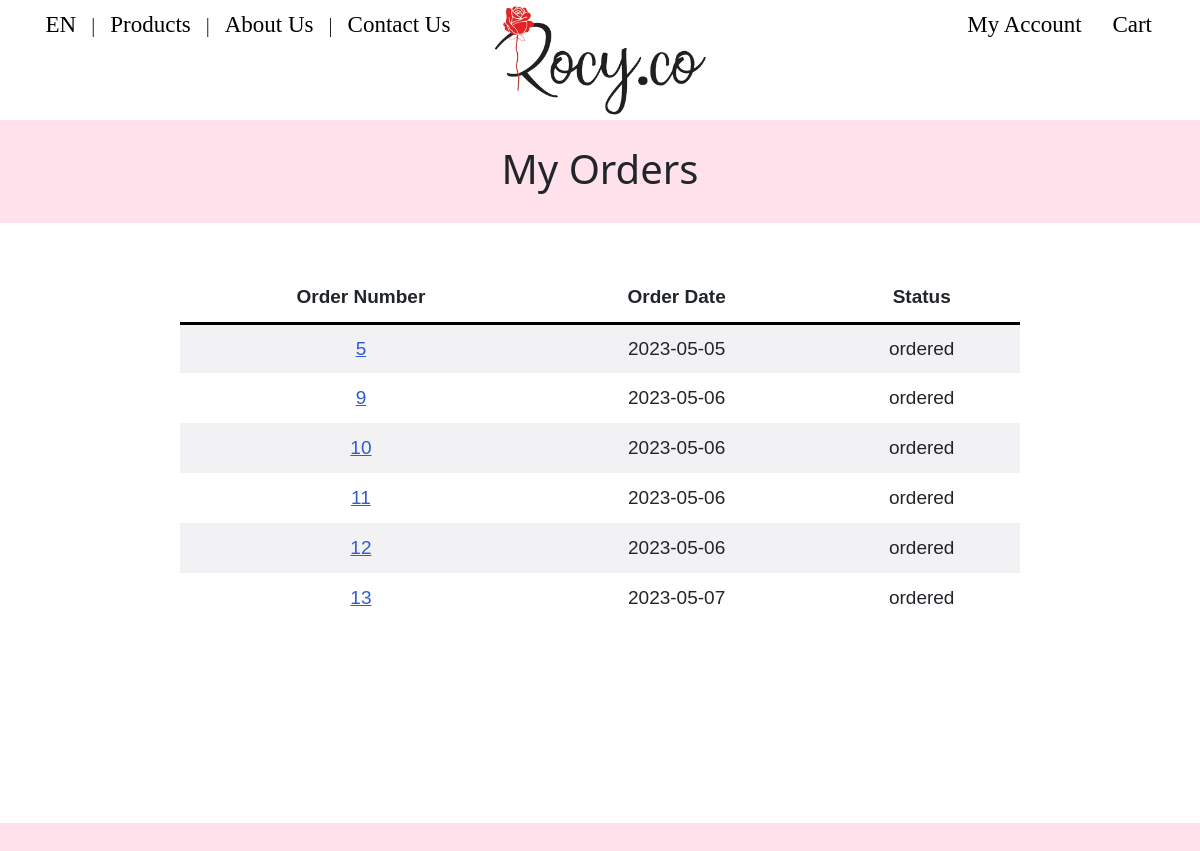
/MyAccount/myOrders (signed in), run on an earlier commit of the app's database.
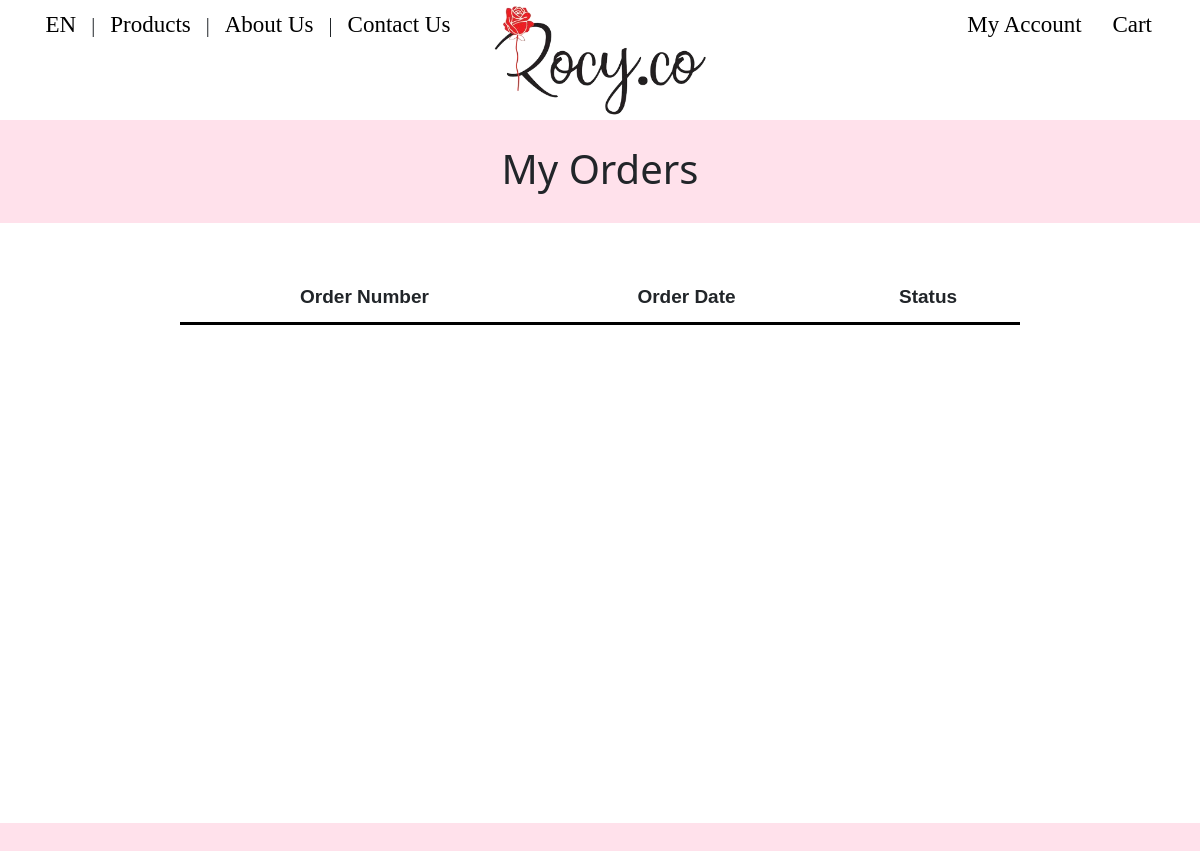
And on a later commit of the database.
### tables this page shows
CREATE TABLE `order` (
  `order_id` int(5) NOT NULL,
  `user_id` int(4) NOT NULL,
  `order_date` date NOT NULL DEFAULT current_timestamp(),
  `status` enum('cart','ordered','finished') DEFAULT NULL,
  `total_price` float NOT NULL,
  `isDelivery` tinyint(1) NOT NULL
);

### app/core/Controller.php (called while the page is built, shortened)
<?php
class Controller{
	function view($name, $data = []){
		include('app/views/' . $name . '.php');
	}
}

### app/controllers/MyAccount.php (called while the page is built, shortened)
<?php
class MyAccount extends \app\core\Controller{
	#[\app\filters\Login]
	#[\app\filters\Customer]
	function myOrders() {
		$order = new \app\models\Order();
		$order = $order->getAllOrdersByUser($_SESSION['user_id']);
		$this->view('MyAccount/my_order', $order);
	}
}

### app/core/App.php (called while the page is built, shortened)
<?php
class App{
	function __construct(){
		$request = $this->parseUrl($_GET['url'] ?? '');
		$method = 'index';
		if(file_exists('app/controllers/' . $request[0] . '.php'))
		{
			unset($request[0]);
		}
		$controller = new $controller;
		if(isset($request[1]) && method_exists($controller, $request[1])){
			$method = $request[1];
			unset($request[1]);
		}
		$params = array_values($request);
		call_user_func_array([$controller, $method], $params);
	}
	function parseUrl($url){
		return explode('/', trim($url, '/'));
	}
}

### index.php (called while the page is built, shortened)
<?php
new app\core\App;

### app/models/Order.php (called while the page is built, shortened)
<?php
class Order extends \app\core\Model{
	public function getAllOrdersByUser($user_id){
		$SQL = "SELECT * FROM `order` WHERE user_id=:user_id AND status IN('ordered','finished')";
		$STH = self::$connection->prepare($SQL);
		$STH->execute(['user_id'=>$user_id]);
		$STH->setFetchMode(\PDO::FETCH_CLASS, 'app\models\Order');
		return $STH->fetchAll();
	}
}

### app/core/Model.php (called while the page is built, shortened)
<?php
class Model{
	public static ?PDO $connection = null;
	public function __construct(){
		if(self::$connection == null){
			$env = \Dotenv\Dotenv::createImmutable(getcwd());
			$host = $_ENV['db_host'];
			$dbname = $_ENV['db_name'];
			$user = $_ENV['db_user'];
			$pass = $_ENV['db_pass'];
			$charset = $_ENV['db_charset'];
			try {
				$options = [
					PDO::ATTR_ERRMODE => PDO::ERRMODE_EXCEPTION,
					PDO::ATTR_DEFAULT_FETCH_MODE => PDO::FETCH_CLASS,
					PDO::ATTR_EMULATE_PREPARES => false
				];
				self::$connection = new PDO("mysql:host=$host;dbname=$dbname;charset=$charset", $user, $pass, $options);
				self::$connection->query("SET NAMES $charset");
			}
			catch(PDOException $e) {
				echo $e->getMessage();
			}
		}
	}
}

### app/views/MyAccount/my_order.php (the view)
<link rel="stylesheet" type="text/css" href="/resources/styles/pageContent.css">
<link rel="stylesheet" type="text/css" href="/resources/styles/myOrders.css">
<?php $this->view('shared/header', _('My Orders')); ?>
<?php $this->view('shared/navBar'); ?>
<h1 class='pageTitle'><?= _('My Orders')?></h1>
<div class='content'>
<table>
    <tr class="attributes">
        <th><?= _('Order Number')?></th>
        <th><?= _('Order Date')?></th>
        <th><?= _('Status')?></th>
    </tr>
    <?php foreach ($data as $order) { ?>
        <tr>
            <td><a href='/MyAccount/orderDetail/<?=$order->order_id?>'><?= htmlentities($order->order_id) ?></a></td>
            <td><?= htmlentities($order->order_date) ?></td>
            <td><?= htmlentities($order->status) ?></td>
        </tr>
    <?php
    }
    ?>
</table>
</div>
<?php $this->view('shared/footer'); ?>

### app/views/shared/header.php (shortened to what this page needs)
<!DOCTYPE html>
<html>
<head>
	<link href="https://cdn.jsdelivr.net/npm/bootstrap@5.3.0-alpha3/dist/css/bootstrap.min.css" rel="stylesheet">
	<link rel="stylesheet" type="text/css" href="/resources/styles/default.css">
	<link rel="stylesheet" href="/resources/styles/bootstrap.css">
	<link rel="stylesheet" href="/resources/styles/home.css">
</head>
<body>

### app/views/shared/navBar.php (shortened to what this page needs)
<link rel="stylesheet" type="text/css" href="/resources/styles/navBar.css">
<div class="bar">
    <div class="i1">
        <a href="">EN</a>
        <span>|</span>
        <a href="/Product/index">Products</a>
        <span>|</span>
        <a href="/Main/about_us">About Us</a>
        <span>|</span>
        <a href="/Contact/index">Contact Us</a>
    </div>
    <div class="i2">
        <a href="/Main/index"><img src="/resources/images/rocylogoTransBG.png"></a>
    </div>
    <div class="i3">
        <a href="/MyAccount/index">My Account
        </a>
        <a href="/Cart/index">Cart<img class="cartIcon"></a>
    </div>
</div>

### app/views/shared/footer.php (shortened to what this page needs)
<div class="footer">
</div>
</body>
</html>

### resources/styles/pageContent.css (style rules this page uses)
.content { margin-left: auto; margin-right: auto; min-width: 1200px; width: 90%; height: auto; min-height: 600px; padding-top: 50px; padding-bottom: 50px; overflow: auto; background-color: white; justify-content: space-between; overflow-y: hidden; overflow-x: hidden; }
.pageTitle { min-width: 1200px; padding-top: 25px; padding-bottom: 70px; height: 50px; text-align: center; font-size: 40px; }

### resources/styles/myOrders.css (style rules this page uses)
table .attributes { border-bottom: 3px solid black; }
table { margin: 0 auto; font-family: arial, sans-serif; border-collapse: collapse; width: 70%; text-align: center; }
table tr { height: 50px; }
td, th { font-size: 19px; padding: 8px; padding-left: 20px; }
tr:nth-child(even) { background-color: #F2F1F4; }
table a { color: #2f5bd3; text-decoration: underline; }

### resources/styles/default.css (style rules this page uses)
body { margin: 0px; padding: 0px; background-repeat: no-repeat; background: fixed; background: #FFE1EB; background-size: cover; }

### resources/styles/navBar.css (style rules this page uses)
.bar { display: block; min-width: 1200px; min-height: 120px; max-height: 120px; width: 100%; background: white; text-align: center; }
a { text-decoration: none; color: black; }
.i1 { min-height: 120px; max-height: 120px; float: left; width: 25%; min-width: 460px; height: auto; padding-left: 3%; font-family: 'Be Vietnam'; font-style: normal; font-weight: 400; font-size: 20px; line-height: 29px; overflow: hidden; white-space: nowrap; }
.i2 { min-height: 120px; max-height: 120px; float: none; width: 20%; min-width: 200px; display: inline-block; }
.i2 img { display: block; height: 120px; margin: auto; }
.i3 { min-height: 120px; max-height: 120px; float: right; padding-right: 4%; width: 25%; min-width: 460px; text-align: right; font-family: 'Be Vietnam'; font-style: normal; font-weight: 400; font-size: 20px; line-height: 29px; overflow: hidden; white-space: nowrap; }
span { margin: 0 10px; }
.i1 a, .i3 a { font-size: 23px; display: inline-block; padding-top: 10px; min-height: 100%; text-align: center; }

### app/views/shared/footer.php (style rules this page uses)
.footer { width: 100%; height: 100px; }

What changed in the data, as far as the page shows it:
removed order: order_id "5", order_date "2023-05-05", status "ordered"
removed order: order_id "9", order_date "2023-05-06", status "ordered"
removed order: order_id "10", order_date "2023-05-06", status "ordered"
removed order: order_id "11", order_date "2023-05-06", status "ordered"
removed order: order_id "12", order_date "2023-05-06", status "ordered"
removed order: order_id "13", order_date "2023-05-07", status "ordered"
